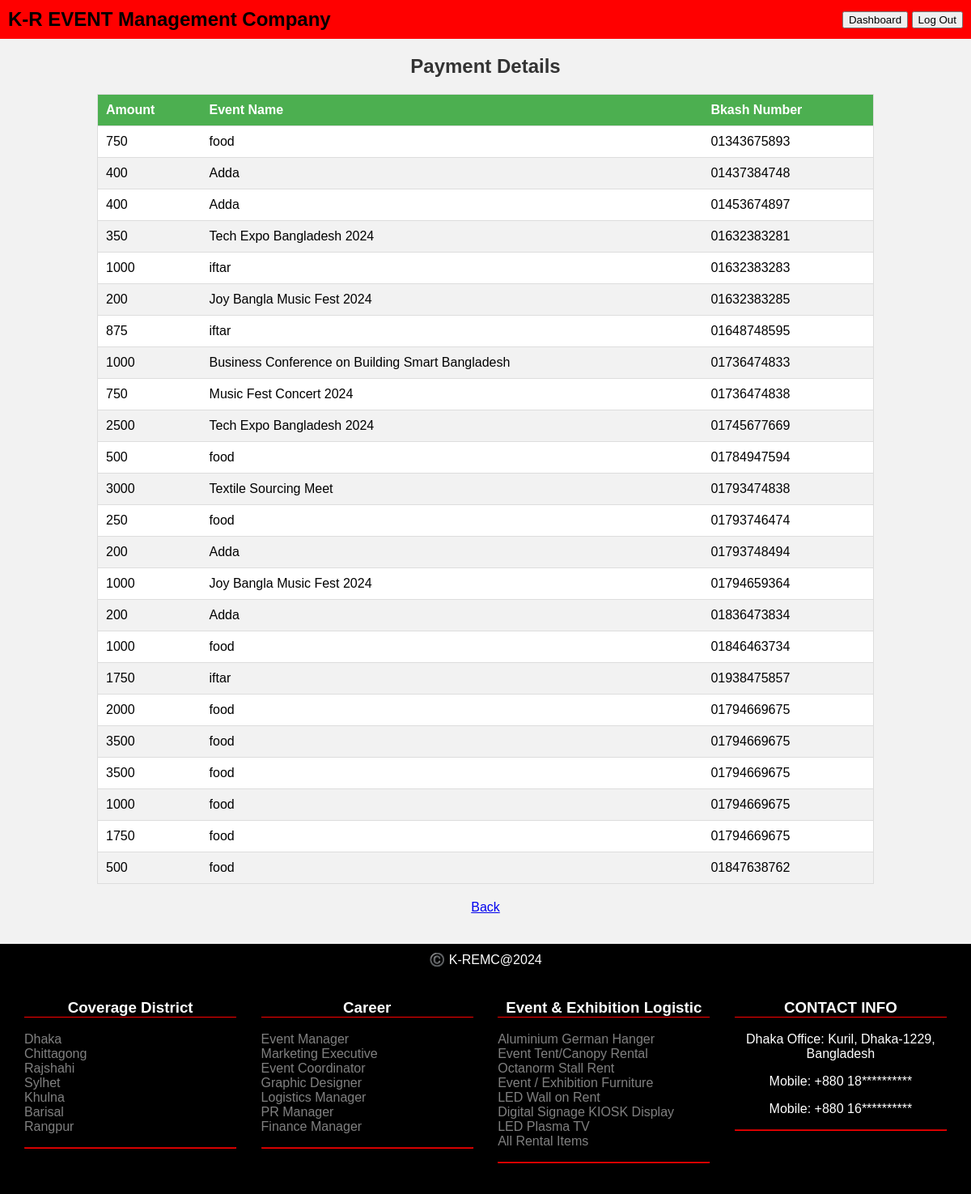
Page /view/allpayment.php (signed in) on the committed database.
### tables this page shows
CREATE TABLE `payment` (
  `id` int(11) NOT NULL,
  `amount` int(50) NOT NULL,
  `event_name` varchar(100) NOT NULL,
  `bkash_number` varchar(50) NOT NULL,
  `username` varchar(128) DEFAULT NULL
);

### model/userModel.php (called while the page is built, shortened)
<?php
    function getAllPayments(){
        $con = dbConnection();
        $sql = "SELECT * FROM payment";
        $result = mysqli_query($con, $sql);
        $payments = [];
        while($row = mysqli_fetch_assoc($result)){
            array_push($payments, $row);
        }
        return $payments;
    }
?>

### view/allpayment.php (the view, shortened to what this page needs)
<!DOCTYPE html>
<html lang="en">
<head>
    <div style="background-color: red; padding: 10px; display: flex; justify-content: space-between; align-items: center;">
     <div style="font-weight: bold; font-size: 24px; font-family: 'Arial', sans-serif;">K-R EVENT Management Company</div>
            <div class="btn-container">
                <a href="profile.php" style="text-decoration: none;">
                    <button>Dashboard</button>
                </a>
                <a href="home.php" style="text-decoration: none;">
                    <button>Log Out</button>
                </a>
            </div>
        </div>
</head>
<body>
    <h2>Payment Details</h2>
    <table>
        <thead>
            <tr>
                <th>Amount</th>
                <th>Event Name</th>
                <th>Bkash Number</th>
            </tr>
        </thead>
        <tbody>
            <?php
            require_once('../model/userModel.php');
            $payments = getAllPayments();
            foreach ($payments as $payment) {
                echo "<tr>";
                echo "<td>" . $payment['amount'] . "</td>";
                echo "<td>" . $payment['event_name'] . "</td>";
                echo "<td>" . $payment['bkash_number'] . "</td>";
                echo "</tr>";
            }
            ?>
        </tbody>
    </table>
    <a href="profile.php" class="back-btn">Back</a>
    <br>
    <br>
    <div style="background-color: black; color: white; text-align: center; padding: 10px;">
    ©️ K-REMC@2024
        <div style="display: flex; justify-content: space-between; padding: 20px;">
            <div style="width: 23%;">
                <h3 style="color: white; border-bottom: 1px solid red;">Coverage District</h3>
                <ul style="list-style-type: none; color: gray; padding: 0;text-align: left;">
                    <li>Dhaka</li>
                    <li>Chittagong</li>
                    <li>Rajshahi</li>
                    <li>Sylhet</li>
                    <li>Khulna</li>
                    <li>Barisal</li>
                    <li>Rangpur</li>
                </ul>
                <hr style="border-color: red;">
            </div>
            <div style="width: 23%;">
                <h3 style="color: white; border-bottom: 1px solid red;">Career</h3>
                <ul style="list-style-type: none; color: gray; padding: 0;text-align: left;">
                    <li>Event Manager</li>
                    <li>Marketing Executive</li>
                    <li>Event Coordinator</li>
                    <li>Graphic Designer</li>
                    <li>Logistics Manager</li>
                    <li>PR Manager</li>
                    <li>Finance Manager</li>
                </ul>
                <hr style="border-color: red;">
            </div>
            <div style="width: 23%;">
                <h3 style="color: white; border-bottom: 1px solid red;">Event & Exhibition Logistic</h3>
                <ul style="list-style-type: none; color: gray; padding: 0;text-align: left;  ">
                    <li>Aluminium German Hanger</li>
                    <li>Event Tent/Canopy Rental</li>
                    <li>Octanorm Stall Rent</li>
                    <li>Event / Exhibition Furniture</li>
                    <li>LED Wall on Rent</li>
                    <li>Digital Signage KIOSK Display</li>
                    <li>LED Plasma TV</li>
                    <li>All Rental Items</li>
                </ul>
                <hr style="border-color: red;">
            </div>
            <div style="width: 23%;">
            <h3 style="color: white; border-bottom: 1px solid red;">CONTACT INFO</h3>
            <p style="color: white;">Dhaka Office: Kuril, Dhaka-1229, Bangladesh</p>
            <p style="color: white;">Mobile: +880 18**********</p>
            <p style="color: white;">Mobile: +880 16**********</p>
            <hr style="border-color: red;">
        </div>
    </div>
</div>
</body>
</html>

### view/allpayment.php (style rules this page uses)
body { font-family: Arial, sans-serif; background-color: #f2f2f2; margin: 0; padding: 0; }
h2 { text-align: center; color: #333; margin-top: 20px; }
table { margin: 0 auto; border-collapse: collapse; width: 80%; background-color: #fff; border: 1px solid #ddd; border-radius: 5px; }
th, td { padding: 10px; text-align: left; border-bottom: 1px solid #ddd; }
th { background-color: #4CAF50; color: white; }
tr:nth-child(even) { background-color: #f2f2f2; }
.back-btn { display: block; text-align: center; margin-top: 20px; }

### rows in the picture
payment: amount "750", event_name "food", bkash_number "01343675893"
payment: amount "400", event_name "Adda", bkash_number "01437384748"
payment: amount "400", event_name "Adda", bkash_number "01453674897"
payment: amount "350", event_name "Tech Expo Bangladesh 2024", bkash_number "01632383281"
payment: amount "1000", event_name "iftar", bkash_number "01632383283"
payment: amount "200", event_name "Joy Bangla Music Fest 2024", bkash_number "01632383285"
payment: amount "875", event_name "iftar", bkash_number "01648748595"
payment: amount "1000", event_name "Business Conference on Building Smart Bangladesh", bkash_number "01736474833"
payment: amount "750", event_name "Music Fest Concert 2024", bkash_number "01736474838"
payment: amount "2500", event_name "Tech Expo Bangladesh 2024", bkash_number "01745677669"
payment: amount "500", event_name "food", bkash_number "01784947594"
payment: amount "3000", event_name "Textile Sourcing Meet", bkash_number "01793474838"
payment: amount "250", event_name "food", bkash_number "01793746474"
payment: amount "200", event_name "Adda", bkash_number "01793748494"
payment: amount "1000", event_name "Joy Bangla Music Fest 2024", bkash_number "01794659364"
payment: amount "200", event_name "Adda", bkash_number "01836473834"
payment: amount "1000", event_name "food", bkash_number "01846463734"
payment: amount "1750", event_name "iftar", bkash_number "01938475857"
payment: amount "2000", event_name "food", bkash_number "01794669675"
payment: amount "3500", event_name "food", bkash_number "01794669675"
payment: amount "3500", event_name "food", bkash_number "01794669675"
payment: amount "1000", event_name "food", bkash_number "01794669675"
payment: amount "1750", event_name "food", bkash_number "01794669675"
payment: amount "500", event_name "food", bkash_number "01847638762"
